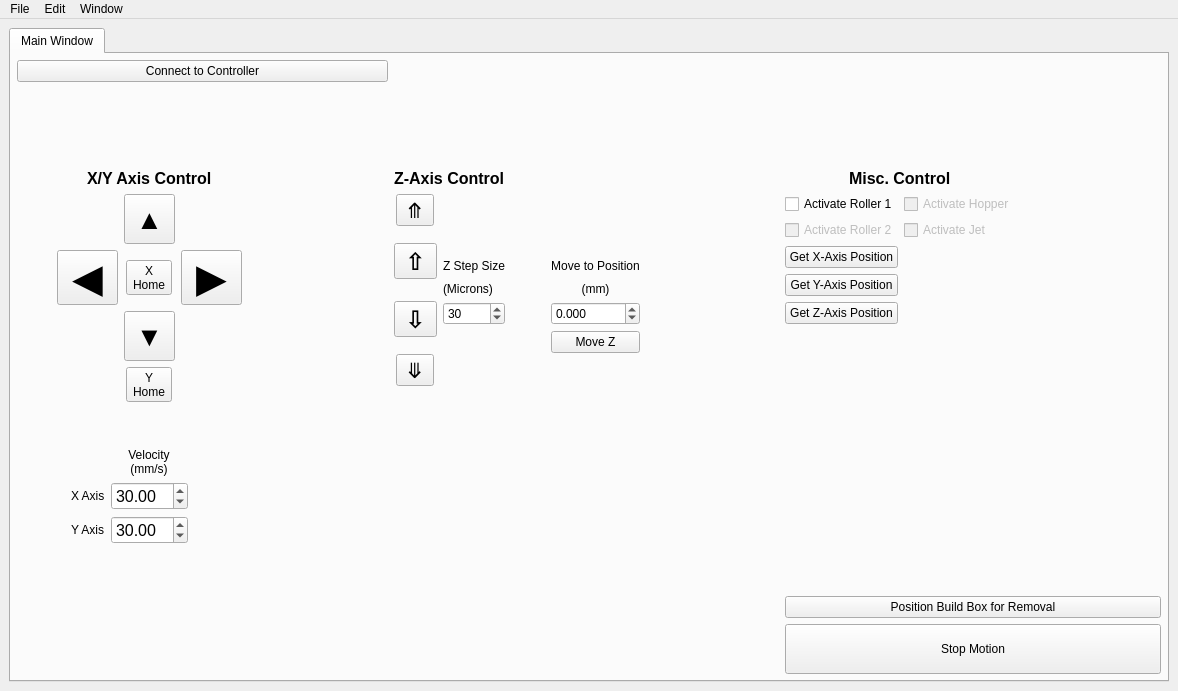
<?xml version="1.0" encoding="UTF-8"?>
<ui version="4.0">
 <class>MainWindow</class>
 <widget class="QMainWindow" name="MainWindow">
  <property name="geometry">
   <rect>
    <x>0</x>
    <y>0</y>
    <width>1178</width>
    <height>691</height>
   </rect>
  </property>
  <property name="windowTitle">
   <string>BJ Printer</string>
  </property>
  <widget class="QWidget" name="centralwidget">
   <layout class="QGridLayout" name="gridLayout_7">
    <item row="0" column="1">
     <widget class="QTabWidget" name="tabWidget">
      <property name="font">
       <font>
        <pointsize>9</pointsize>
       </font>
      </property>
      <property name="currentIndex">
       <number>0</number>
      </property>
      <property name="documentMode">
       <bool>false</bool>
      </property>
      <property name="tabsClosable">
       <bool>false</bool>
      </property>
      <property name="movable">
       <bool>false</bool>
      </property>
      <widget class="QWidget" name="mainWindow">
       <attribute name="title">
        <string>Main Window</string>
       </attribute>
       <layout class="QGridLayout" name="gridLayout_8">
        <property name="leftMargin">
         <number>6</number>
        </property>
        <property name="topMargin">
         <number>6</number>
        </property>
        <property name="rightMargin">
         <number>6</number>
        </property>
        <property name="bottomMargin">
         <number>6</number>
        </property>
        <item row="1" column="1">
         <spacer name="verticalSpacer_3">
          <property name="orientation">
           <enum>Qt::Vertical</enum>
          </property>
          <property name="sizeHint" stdset="0">
           <size>
            <width>20</width>
            <height>40</height>
           </size>
          </property>
         </spacer>
        </item>
        <item row="5" column="1">
         <layout class="QGridLayout" name="gridLayout_5">
          <item row="1" column="1">
           <widget class="QLabel" name="X_axis">
            <property name="text">
             <string>X Axis</string>
            </property>
           </widget>
          </item>
          <item row="2" column="1">
           <widget class="QLabel" name="Y_axis">
            <property name="text">
             <string>Y Axis</string>
            </property>
           </widget>
          </item>
          <item row="0" column="2" alignment="Qt::AlignHCenter">
           <widget class="QLabel" name="VelocityLabel">
            <property name="font">
             <font>
              <pointsize>9</pointsize>
              <kerning>true</kerning>
             </font>
            </property>
            <property name="text">
             <string>Velocity
(mm/s)</string>
            </property>
            <property name="alignment">
             <set>Qt::AlignCenter</set>
            </property>
           </widget>
          </item>
          <item row="0" column="0" rowspan="3">
           <spacer name="horizontalSpacer">
            <property name="orientation">
             <enum>Qt::Horizontal</enum>
            </property>
            <property name="sizeHint" stdset="0">
             <size>
              <width>40</width>
              <height>20</height>
             </size>
            </property>
           </spacer>
          </item>
          <item row="0" column="3" rowspan="3">
           <spacer name="horizontalSpacer_6">
            <property name="orientation">
             <enum>Qt::Horizontal</enum>
            </property>
            <property name="sizeHint" stdset="0">
             <size>
              <width>40</width>
              <height>20</height>
             </size>
            </property>
           </spacer>
          </item>
          <item row="1" column="2">
           <widget class="QDoubleSpinBox" name="xVelocity">
            <property name="font">
             <font>
              <pointsize>12</pointsize>
             </font>
            </property>
            <property name="minimum">
             <double>0.010000000000000</double>
            </property>
            <property name="maximum">
             <double>150.000000000000000</double>
            </property>
            <property name="value">
             <double>30.000000000000000</double>
            </property>
           </widget>
          </item>
          <item row="2" column="2">
           <widget class="QDoubleSpinBox" name="yVelocity">
            <property name="font">
             <font>
              <pointsize>12</pointsize>
             </font>
            </property>
            <property name="minimum">
             <double>0.010000000000000</double>
            </property>
            <property name="maximum">
             <double>100.000000000000000</double>
            </property>
            <property name="value">
             <double>30.000000000000000</double>
            </property>
           </widget>
          </item>
         </layout>
        </item>
        <item row="2" column="5">
         <layout class="QGridLayout" name="gridLayout_3">
          <property name="sizeConstraint">
           <enum>QLayout::SetDefaultConstraint</enum>
          </property>
          <item row="1" column="0" colspan="2">
           <widget class="QCheckBox" name="activateRoller1">
            <property name="text">
             <string>Activate Roller 1</string>
            </property>
           </widget>
          </item>
          <item row="1" column="2">
           <widget class="QCheckBox" name="activateHopper">
            <property name="enabled">
             <bool>false</bool>
            </property>
            <property name="text">
             <string>Activate Hopper</string>
            </property>
           </widget>
          </item>
          <item row="2" column="2">
           <widget class="QCheckBox" name="activateJet">
            <property name="enabled">
             <bool>false</bool>
            </property>
            <property name="text">
             <string>Activate Jet</string>
            </property>
           </widget>
          </item>
          <item row="4" column="0" colspan="2">
           <widget class="QPushButton" name="getYAxisPosition">
            <property name="text">
             <string>Get Y-Axis Position</string>
            </property>
           </widget>
          </item>
          <item row="0" column="0" colspan="3" alignment="Qt::AlignHCenter|Qt::AlignTop">
           <widget class="QLabel" name="label_4">
            <property name="font">
             <font>
              <pointsize>12</pointsize>
              <bold>true</bold>
             </font>
            </property>
            <property name="text">
             <string>Misc. Control</string>
            </property>
           </widget>
          </item>
          <item row="2" column="0" colspan="2">
           <widget class="QCheckBox" name="activateRoller2">
            <property name="enabled">
             <bool>false</bool>
            </property>
            <property name="text">
             <string>Activate Roller 2</string>
            </property>
           </widget>
          </item>
          <item row="3" column="0" colspan="2">
           <widget class="QPushButton" name="getXAxisPosition">
            <property name="text">
             <string>Get X-Axis Position</string>
            </property>
           </widget>
          </item>
          <item row="5" column="0" colspan="2">
           <widget class="QPushButton" name="getZAxisPosition">
            <property name="text">
             <string>Get Z-Axis Position</string>
            </property>
           </widget>
          </item>
         </layout>
        </item>
        <item row="0" column="1" colspan="2">
         <widget class="QPushButton" name="connect">
          <property name="font">
           <font>
            <pointsize>9</pointsize>
           </font>
          </property>
          <property name="text">
           <string>Connect to Controller</string>
          </property>
         </widget>
        </item>
        <item row="4" column="6">
         <spacer name="horizontalSpacer_4">
          <property name="orientation">
           <enum>Qt::Horizontal</enum>
          </property>
          <property name="sizeHint" stdset="0">
           <size>
            <width>40</width>
            <height>20</height>
           </size>
          </property>
         </spacer>
        </item>
        <item row="2" column="2">
         <spacer name="horizontalSpacer_3">
          <property name="orientation">
           <enum>Qt::Horizontal</enum>
          </property>
          <property name="sizeHint" stdset="0">
           <size>
            <width>40</width>
            <height>20</height>
           </size>
          </property>
         </spacer>
        </item>
        <item row="2" column="3" rowspan="3">
         <layout class="QGridLayout" name="gridLayout_2">
          <item row="2" column="3">
           <widget class="QLabel" name="label_2">
            <property name="text">
             <string>Move to Position</string>
            </property>
            <property name="alignment">
             <set>Qt::AlignCenter</set>
            </property>
           </widget>
          </item>
          <item row="4" column="3">
           <widget class="QDoubleSpinBox" name="zAbsoluteMoveSpinBox">
            <property name="decimals">
             <number>3</number>
            </property>
            <property name="minimum">
             <double>-15.000000000000000</double>
            </property>
            <property name="maximum">
             <double>15.000000000000000</double>
            </property>
           </widget>
          </item>
          <item row="5" column="1">
           <spacer name="verticalSpacer">
            <property name="orientation">
             <enum>Qt::Vertical</enum>
            </property>
            <property name="sizeHint" stdset="0">
             <size>
              <width>20</width>
              <height>40</height>
             </size>
            </property>
           </spacer>
          </item>
          <item row="1" column="0" rowspan="5">
           <layout class="QVBoxLayout" name="verticalLayout">
            <property name="spacing">
             <number>12</number>
            </property>
            <item alignment="Qt::AlignHCenter">
             <widget class="QToolButton" name="zMax">
              <property name="font">
               <font>
                <pointsize>16</pointsize>
               </font>
              </property>
              <property name="text">
               <string>⤊</string>
              </property>
             </widget>
            </item>
            <item alignment="Qt::AlignHCenter|Qt::AlignVCenter">
             <widget class="QToolButton" name="zUp">
              <property name="font">
               <font>
                <pointsize>18</pointsize>
                <bold>true</bold>
               </font>
              </property>
              <property name="text">
               <string>⇧</string>
              </property>
             </widget>
            </item>
            <item alignment="Qt::AlignHCenter|Qt::AlignVCenter">
             <widget class="QToolButton" name="zDown">
              <property name="font">
               <font>
                <pointsize>18</pointsize>
                <bold>true</bold>
               </font>
              </property>
              <property name="text">
               <string>⇩</string>
              </property>
             </widget>
            </item>
            <item alignment="Qt::AlignHCenter">
             <widget class="QToolButton" name="zMin">
              <property name="font">
               <font>
                <pointsize>16</pointsize>
               </font>
              </property>
              <property name="text">
               <string>⤋</string>
              </property>
             </widget>
            </item>
           </layout>
          </item>
          <item row="5" column="3" alignment="Qt::AlignTop">
           <widget class="QPushButton" name="zAbsoluteMoveButton">
            <property name="text">
             <string>Move Z</string>
            </property>
           </widget>
          </item>
          <item row="2" column="1">
           <widget class="QLabel" name="label">
            <property name="text">
             <string>Z Step Size</string>
            </property>
           </widget>
          </item>
          <item row="1" column="1">
           <spacer name="verticalSpacer_7">
            <property name="orientation">
             <enum>Qt::Vertical</enum>
            </property>
            <property name="sizeHint" stdset="0">
             <size>
              <width>20</width>
              <height>40</height>
             </size>
            </property>
           </spacer>
          </item>
          <item row="0" column="0" colspan="2" alignment="Qt::AlignHCenter">
           <widget class="QLabel" name="label_5">
            <property name="font">
             <font>
              <pointsize>12</pointsize>
              <bold>true</bold>
             </font>
            </property>
            <property name="text">
             <string>Z-Axis Control</string>
            </property>
           </widget>
          </item>
          <item row="4" column="1">
           <widget class="QSpinBox" name="zStepSize">
            <property name="minimum">
             <number>1</number>
            </property>
            <property name="maximum">
             <number>15000</number>
            </property>
            <property name="value">
             <number>30</number>
            </property>
           </widget>
          </item>
          <item row="3" column="1">
           <widget class="QLabel" name="label_3">
            <property name="text">
             <string>(Microns)</string>
            </property>
           </widget>
          </item>
          <item row="6" column="1">
           <spacer name="verticalSpacer_8">
            <property name="orientation">
             <enum>Qt::Vertical</enum>
            </property>
            <property name="sizeHint" stdset="0">
             <size>
              <width>20</width>
              <height>40</height>
             </size>
            </property>
           </spacer>
          </item>
          <item row="3" column="3">
           <widget class="QLabel" name="label_7">
            <property name="text">
             <string>(mm)</string>
            </property>
            <property name="alignment">
             <set>Qt::AlignCenter</set>
            </property>
           </widget>
          </item>
          <item row="2" column="2">
           <spacer name="horizontalSpacer_7">
            <property name="orientation">
             <enum>Qt::Horizontal</enum>
            </property>
            <property name="sizeHint" stdset="0">
             <size>
              <width>40</width>
              <height>20</height>
             </size>
            </property>
           </spacer>
          </item>
         </layout>
        </item>
        <item row="8" column="5" colspan="2">
         <layout class="QGridLayout" name="gridLayout_6">
          <item row="1" column="0" colspan="2">
           <widget class="QPushButton" name="removeBuildBox">
            <property name="text">
             <string>Position Build Box for Removal</string>
            </property>
           </widget>
          </item>
          <item row="0" column="0" colspan="2">
           <spacer name="verticalSpacer_9">
            <property name="orientation">
             <enum>Qt::Vertical</enum>
            </property>
            <property name="sizeHint" stdset="0">
             <size>
              <width>20</width>
              <height>40</height>
             </size>
            </property>
           </spacer>
          </item>
          <item row="2" column="0" colspan="2">
           <widget class="QPushButton" name="stopMotionButton">
            <property name="text">
             <string>
Stop Motion
</string>
            </property>
           </widget>
          </item>
         </layout>
        </item>
        <item row="2" column="4">
         <spacer name="horizontalSpacer_5">
          <property name="orientation">
           <enum>Qt::Horizontal</enum>
          </property>
          <property name="sizeHint" stdset="0">
           <size>
            <width>40</width>
            <height>20</height>
           </size>
          </property>
         </spacer>
        </item>
        <item row="2" column="1" rowspan="3">
         <layout class="QGridLayout" name="gridLayout" columnstretch="0,0,0,0">
          <property name="spacing">
           <number>6</number>
          </property>
          <item row="4" column="0">
           <spacer name="horizontalSpacer_2">
            <property name="orientation">
             <enum>Qt::Horizontal</enum>
            </property>
            <property name="sizeHint" stdset="0">
             <size>
              <width>40</width>
              <height>20</height>
             </size>
            </property>
           </spacer>
          </item>
          <item row="7" column="2" alignment="Qt::AlignHCenter|Qt::AlignVCenter">
           <widget class="QToolButton" name="yHome">
            <property name="font">
             <font>
              <pointsize>9</pointsize>
             </font>
            </property>
            <property name="text">
             <string>Y
Home</string>
            </property>
           </widget>
          </item>
          <item row="4" column="2" alignment="Qt::AlignHCenter|Qt::AlignVCenter">
           <widget class="QToolButton" name="xHome">
            <property name="font">
             <font>
              <pointsize>9</pointsize>
             </font>
            </property>
            <property name="text">
             <string>X
Home</string>
            </property>
           </widget>
          </item>
          <item row="6" column="2" alignment="Qt::AlignHCenter|Qt::AlignVCenter">
           <widget class="QToolButton" name="yNegative">
            <property name="minimumSize">
             <size>
              <width>50</width>
              <height>50</height>
             </size>
            </property>
            <property name="baseSize">
             <size>
              <width>16</width>
              <height>16</height>
             </size>
            </property>
            <property name="font">
             <font>
              <pointsize>20</pointsize>
              <bold>true</bold>
              <kerning>true</kerning>
             </font>
            </property>
            <property name="text">
             <string>▼</string>
            </property>
           </widget>
          </item>
          <item row="4" column="3" alignment="Qt::AlignHCenter">
           <widget class="QToolButton" name="xPositive">
            <property name="sizePolicy">
             <sizepolicy hsizetype="Fixed" vsizetype="Fixed">
              <horstretch>0</horstretch>
              <verstretch>0</verstretch>
             </sizepolicy>
            </property>
            <property name="minimumSize">
             <size>
              <width>50</width>
              <height>50</height>
             </size>
            </property>
            <property name="baseSize">
             <size>
              <width>16</width>
              <height>16</height>
             </size>
            </property>
            <property name="font">
             <font>
              <pointsize>30</pointsize>
              <italic>false</italic>
              <bold>true</bold>
              <kerning>true</kerning>
             </font>
            </property>
            <property name="text">
             <string>▶</string>
            </property>
            <property name="iconSize">
             <size>
              <width>16</width>
              <height>16</height>
             </size>
            </property>
            <property name="toolButtonStyle">
             <enum>Qt::ToolButtonIconOnly</enum>
            </property>
           </widget>
          </item>
          <item row="1" column="2" alignment="Qt::AlignHCenter|Qt::AlignVCenter">
           <widget class="QToolButton" name="yPositive">
            <property name="minimumSize">
             <size>
              <width>50</width>
              <height>50</height>
             </size>
            </property>
            <property name="font">
             <font>
              <pointsize>20</pointsize>
              <bold>true</bold>
             </font>
            </property>
            <property name="text">
             <string>▲</string>
            </property>
           </widget>
          </item>
          <item row="8" column="2">
           <spacer name="verticalSpacer_5">
            <property name="orientation">
             <enum>Qt::Vertical</enum>
            </property>
            <property name="sizeHint" stdset="0">
             <size>
              <width>20</width>
              <height>40</height>
             </size>
            </property>
           </spacer>
          </item>
          <item row="4" column="1" alignment="Qt::AlignHCenter">
           <widget class="QToolButton" name="xNegative">
            <property name="minimumSize">
             <size>
              <width>50</width>
              <height>50</height>
             </size>
            </property>
            <property name="font">
             <font>
              <pointsize>30</pointsize>
              <bold>true</bold>
             </font>
            </property>
            <property name="text">
             <string>◀</string>
            </property>
           </widget>
          </item>
          <item row="0" column="1" colspan="3" alignment="Qt::AlignHCenter">
           <widget class="QLabel" name="label_6">
            <property name="font">
             <font>
              <pointsize>12</pointsize>
              <bold>true</bold>
             </font>
            </property>
            <property name="text">
             <string>X/Y Axis Control</string>
            </property>
           </widget>
          </item>
         </layout>
        </item>
        <item row="7" column="1" rowspan="2">
         <spacer name="verticalSpacer_4">
          <property name="orientation">
           <enum>Qt::Vertical</enum>
          </property>
          <property name="sizeHint" stdset="0">
           <size>
            <width>20</width>
            <height>40</height>
           </size>
          </property>
         </spacer>
        </item>
        <item row="3" column="5" rowspan="3">
         <spacer name="verticalSpacer_6">
          <property name="orientation">
           <enum>Qt::Vertical</enum>
          </property>
          <property name="sizeHint" stdset="0">
           <size>
            <width>20</width>
            <height>40</height>
           </size>
          </property>
         </spacer>
        </item>
       </layout>
      </widget>
     </widget>
    </item>
   </layout>
  </widget>
  <widget class="QMenuBar" name="menubar">
   <property name="geometry">
    <rect>
     <x>0</x>
     <y>0</y>
     <width>1178</width>
     <height>21</height>
    </rect>
   </property>
   <property name="font">
    <font>
     <pointsize>9</pointsize>
    </font>
   </property>
   <widget class="QMenu" name="menuPrinter_Controls">
    <property name="font">
     <font>
      <pointsize>9</pointsize>
     </font>
    </property>
    <property name="title">
     <string>File</string>
    </property>
   </widget>
   <widget class="QMenu" name="menuWindow">
    <property name="title">
     <string>Window</string>
    </property>
    <addaction name="actionShow_Hide_Console"/>
   </widget>
   <widget class="QMenu" name="menuEdit">
    <property name="title">
     <string>Edit</string>
    </property>
   </widget>
   <addaction name="menuPrinter_Controls"/>
   <addaction name="menuEdit"/>
   <addaction name="menuWindow"/>
  </widget>
  <action name="actionShow_Hide_Console">
   <property name="text">
    <string>Show/Hide Console</string>
   </property>
  </action>
 </widget>
 <resources/>
 <connections/>
</ui>
